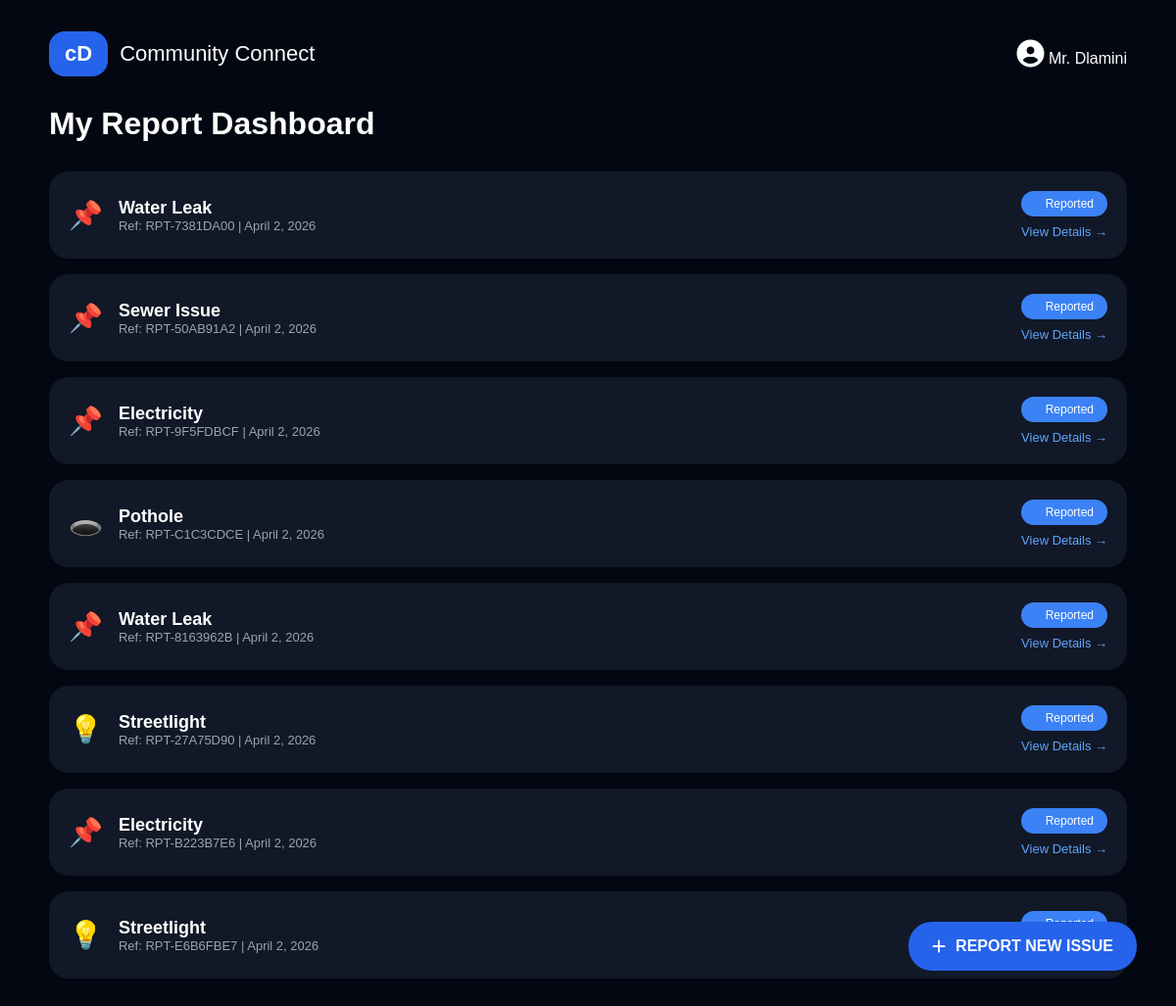
/dashboard/, run on the app's committed database.
### report_app/models.py (models this page shows, shortened)
class Report(models.Model):
    reference_number = models.CharField(max_length=20, unique=True, editable=False)
    category = models.CharField(max_length=50, choices=CATEGORY_CHOICES)
    description = models.TextField(blank=True, null=True)
    location = models.CharField(max_length=255)
    status = models.CharField(max_length=20, choices=STATUS_CHOICES, default='reported')
    reported_date = models.DateField(auto_now_add=True)
    last_updated = models.DateField(auto_now=True)
    user = models.ForeignKey(User, on_delete=models.CASCADE, null=True, blank=True)  # Optional for anonymous

### dashboard_app/views.py (the view)
# urls.py: path('dashboard/', include('dashboard_app.urls')),
def dashboard(request):
    reports = Report.objects.all().order_by('-reported_date')
    context = {
        'reports': reports,
        'all_count': reports.count(),
        'in_progress': reports.filter(status='in_progress').count(),
        'resolved': reports.filter(status='resolved').count(),
    }
    return render(request, 'dashboard_app/dashboard.html', context)

### dashboard_app/templates/dashboard_app/dashboard.html (shortened to what this page needs)
<!DOCTYPE html>
<html lang="en">
<head>
    <link rel="stylesheet" href="https://cdnjs.cloudflare.com/ajax/libs/font-awesome/6.5.0/css/all.min.css">
</head>
<body>
<div class="container">
    <div class="header">
        <div class="logo">
            <div class="logo-box">cD</div>
            <span style="font-size:22px;">Community Connect</span>
        </div>
        <div class="user">
            <i class="fa-solid fa-user-circle" style="font-size:28px;"></i>
            <span>{{ request.user.username|default:"Mr. Dlamini" }}</span>
        </div>
    </div>
    <h1>My Report Dashboard</h1>
    <div class="report-list">
        {% for report in reports %}
        <div class="report-card">
            <div class="report-left">
                <div class="icon">
                    {% if report.category == 'pothole' %}🕳️
                    {% elif report.category == 'streetlight' %}💡
                    {% elif report.category == 'illegal_dumping' %}🗑️
                    {% else %}📌{% endif %}
                </div>
                <div>
                    <div class="report-title">{{ report.get_category_display }}</div>
                    <div class="small-text">
                        Ref: {{ report.reference_number }} | {{ report.reported_date }}
                    </div>
                </div>
            </div>
            <div style="text-align:right;">
                <div class="status
                    {% if report.status == 'in_progress' %}yellow
                    {% elif report.status == 'resolved' %}green
                    {% else %}blue{% endif %}">
                    {{ report.get_status_display }}
                </div>
                <a href="{% url 'dashboard_app:report_detail' report.pk %}" class="details-link">View Details →</a>
            </div>
        </div>
        {% endfor %}
    </div>
</div>
<a href="{% url 'report_app:home' %}" class="floating-btn">
    <i class="fa-solid fa-plus"></i>
    REPORT NEW ISSUE
</a>
</body>
</html>

### dashboard_app/templates/dashboard_app/dashboard.html (style rules this page uses)
body { background-color: #030712; color: white; font-family: Arial, sans-serif; }
.container { max-width: 1100px; margin: auto; padding: 24px; }
.header { display: flex; justify-content: space-between; align-items: center; margin-bottom: 30px; }
.logo { display: flex; align-items: center; gap: 12px; }
.logo-box { background: #2563eb; padding: 10px 16px; border-radius: 16px; font-weight: bold; font-size: 22px; }
h1 { font-size: 32px; margin-bottom: 30px; }
.report-list { display: flex; flex-direction: column; gap: 16px; }
.report-card { background: #111827; padding: 20px; border-radius: 20px; display: flex; justify-content: space-between; align-items: center; }
.report-left { display: flex; align-items: center; gap: 16px; }
.icon { font-size: 28px; }
.report-title { font-size: 18px; font-weight: bold; }
.small-text { font-size: 13px; color: #9ca3af; }
.status { padding: 6px 14px; border-radius: 20px; font-size: 12px; font-weight: 500; }
.blue { background: #3b82f6; }
.details-link { display: block; margin-top: 8px; font-size: 13px; color: #60a5fa; text-decoration: none; }
.floating-btn { position: fixed; bottom: 40px; right: 40px; background: #2563eb; padding: 16px 24px; border-radius: 24px; text-decoration: none; color: white; font-weight: bold; display: flex; align-items: center; gap: 10px; }

### data on the page
Report: category "Water Leak", reference_number "RPT-7381DA00", reported_date "April 2, 2026", status "Reported"
Report: category "Sewer Issue", reference_number "RPT-50AB91A2", reported_date "April 2, 2026", status "Reported"
Report: category "Electricity", reference_number "RPT-9F5FDBCF", reported_date "April 2, 2026", status "Reported"
Report: category "Pothole", reference_number "RPT-C1C3CDCE", reported_date "April 2, 2026", status "Reported"
Report: category "Water Leak", reference_number "RPT-8163962B", reported_date "April 2, 2026", status "Reported"
Report: category "Streetlight", reference_number "RPT-27A75D90", reported_date "April 2, 2026", status "Reported"
Report: category "Electricity", reference_number "RPT-B223B7E6", reported_date "April 2, 2026", status "Reported"
Report: category "Streetlight", reference_number "RPT-E6B6FBE7", reported_date "April 2, 2026"

### other printed values
{{ request.user.username|default:"Mr. Dlamini" }} "Mr. Dlamini"
